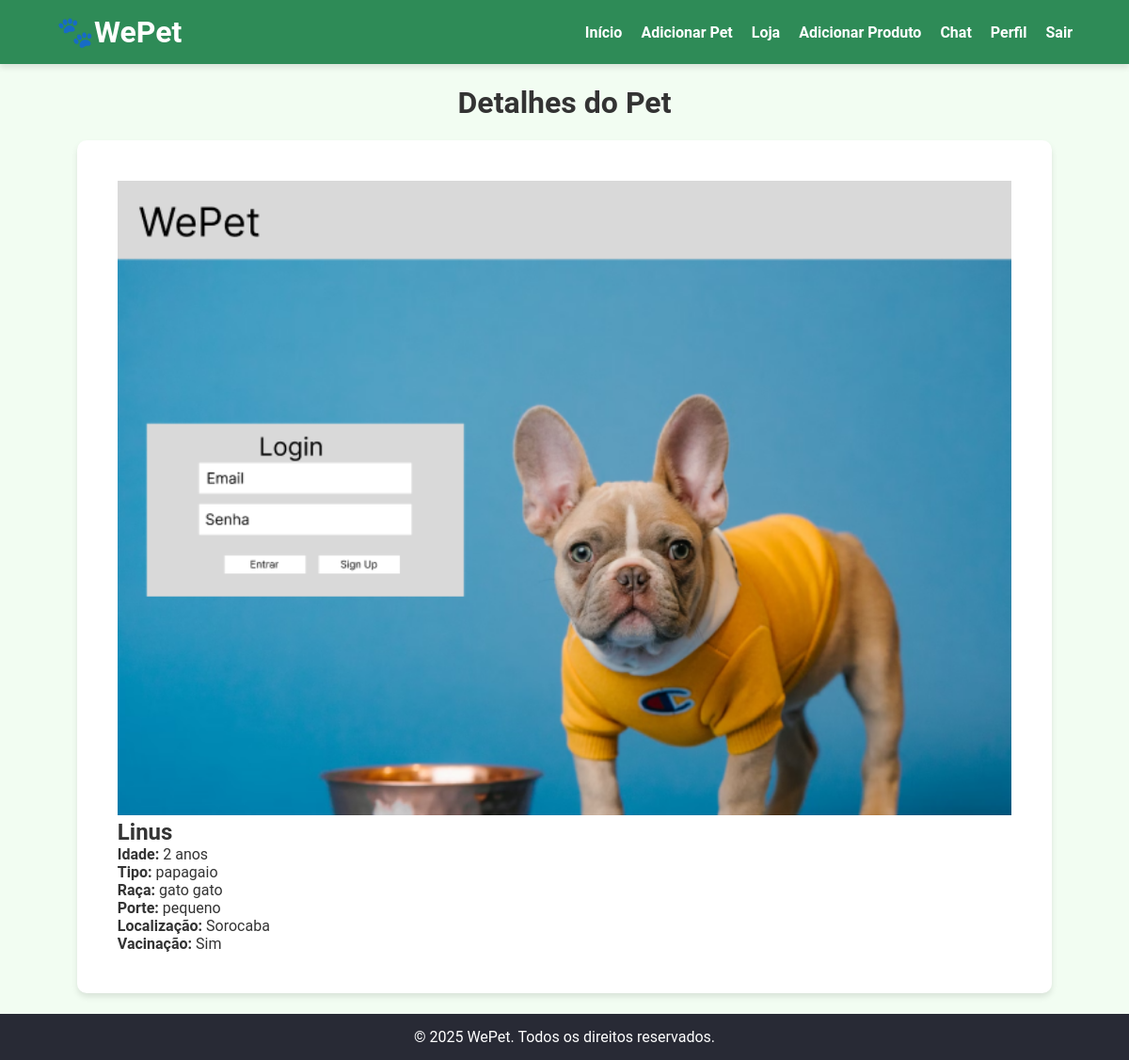
The app's page /pet/1 (signed in), older data.
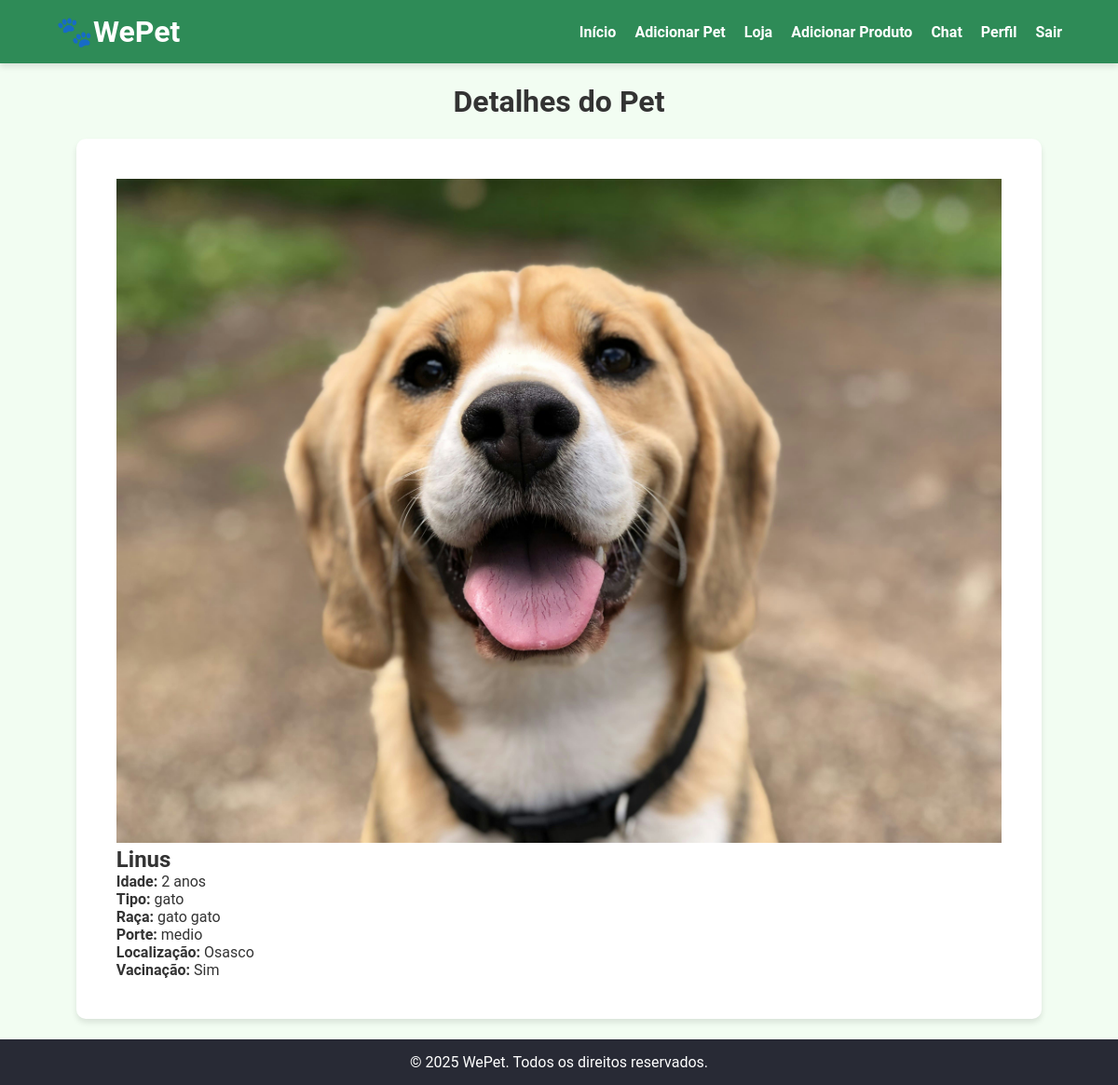
The same page, newer data.
### app/models.py (models this page shows)
class Pet(db.Model):
    id = db.Column(db.Integer, primary_key=True)
    nome = db.Column(db.String(100), nullable=False)
    idade = db.Column(db.Integer, nullable=False)
    tipo = db.Column(db.String(100), nullable=False)
    raca = db.Column(db.String(100), nullable=False)
    porte = db.Column(db.String(50), nullable=False)
    vacinacao = db.Column(db.String(100), nullable=True)
    localizacao = db.Column(db.String(100), nullable=False)
    doador_id = db.Column(db.Integer, db.ForeignKey('usuario.id'))
    imagem_url = db.Column(db.String(255), nullable=True)

### app/views.py (the view)
@views.route('/pet/<int:pet_id>', methods=['GET'])
@login_required
def detalhes_pet(pet_id):
    pet = Pet.query.get_or_404(pet_id)
    return render_template('DetalhesPet.html', pet=pet, user=current_user)

### app/__init__.py (called while the page is built)
def create_app():
    app = Flask(__name__)
    app.config['SECRET_KEY'] = 'supersecretkey'
    app.config['SQLALCHEMY_DATABASE_URI'] = 'sqlite:///PPADS.db'
    app.config['SQLALCHEMY_TRACK_MODIFICATIONS'] = False
    app.config['UPLOAD_FOLDER'] = 'app/static/uploads'
    db.init_app(app)
    login_manager.init_app(app)
    login_manager.login_view = 'auth.login'
    from .models import Usuario
    @login_manager.user_loader
    def load_user(user_id):
        return Usuario.query.get(int(user_id))
    with app.app_context():
        db.create_all()
    from .auth import auth
    from .views import views
    app.register_blueprint(auth, url_prefix='/')
    app.register_blueprint(views, url_prefix='/')
    return app

### app/templates/DetalhesPet.html (shortened to what this page needs)
<!DOCTYPE html>
<html lang="pt-BR">
<head>
    <link rel="stylesheet" href="{{ url_for('static', filename='css/AdotePet.css') }}">
</head>
<body>
    <header>
        <div class="container">
            <h1>🐾WePet</h1>
            <nav>
                <ul id="nav-menu">
                    <li><a href="{{ url_for('views.AdotePet') }}">Início</a></li>
                    <li><a href="{{ url_for('views.adicionar_pet') }}">Adicionar Pet</a></li>
                    <li><a href="{{ url_for('views.Loja') }}">Loja</a></li>
                    <li><a href="{{ url_for('views.adicionar_produto') }}">Adicionar Produto</a></li>
                    <li><a href="{{ url_for('views.Chat') }}">Chat</a></li>
                    <li><a href="{{ url_for('views.perfil') }}">Perfil</a></li>
                    <li><a href="{{ url_for('auth.logout') }}">Sair</a></li>
                </ul>
            </nav>
        </div>
    </header>
    <main class="container">
        <h1 class="title">Detalhes do Pet</h1>
        <section class="pet-details">
            <img src="{{ url_for('static', filename=pet.imagem_url.lstrip('static/')) }}" alt="{{ pet.nome }}">
            <h2>{{ pet.nome }}</h2>
            <p><strong>Idade:</strong> {{ pet.idade }} anos</p>
            <p><strong>Tipo:</strong> {{ pet.tipo }}</p>
            <p><strong>Raça:</strong> {{ pet.raca }}</p>
            <p><strong>Porte:</strong> {{ pet.porte }}</p>
            <p><strong>Localização:</strong> {{ pet.localizacao }}</p>
            <p><strong>Vacinação:</strong> {{ pet.vacinacao or 'Não informado' }}</p>
        </section>
    </main>
    <footer>
        <div class="container">
            <p>&copy; 2025 WePet. Todos os direitos reservados.</p>
        </div>
    </footer>
</body>
</html>

### app/static/css/AdotePet.css (style rules this page uses)
* { margin: 0; padding: 0; box-sizing: border-box; font-family: "Roboto", sans-serif; }
body { background-color: #f2fdf2; color: #333; display: flex; flex-direction: column; min-height: 100vh; }
.container { width: 90%; max-width: 1200px; margin: 0 auto; }
header { background-color: #2e8b57; padding: 15px 0; box-shadow: 0 4px 6px rgba(0, 0, 0, 0.1); position: sticky; top: 0; z-index: 1000; }
header .container { display: flex; justify-content: space-between; align-items: center; }
header h1 { color: #fff; }
nav ul { list-style: none; display: flex; align-items: center; }
nav ul li { margin-left: 20px; }
nav ul li a { color: #fff; text-decoration: none; font-weight: bold; transition: color 0.3s; }
section.pet-details { background-color: #fff; padding: 4%; margin: 2%; border-radius: 10px; box-shadow: 0 4px 6px rgba(0, 0, 0, 0.1); }
h1.title { text-align: center; padding-top: 2%; }
footer { background-color: #282a35; color: #fff; text-align: center; padding: 15px 0; margin-top: auto; }
body > main > section > img { width: 100%; }

Row changes from the older to the newer data that the page shows:
changed Pet "Linus": imagem_url: a different picture; tipo "papagaio" → "gato"; porte "pequeno" → "medio"; localizacao "Sorocaba" → "Osasco"
